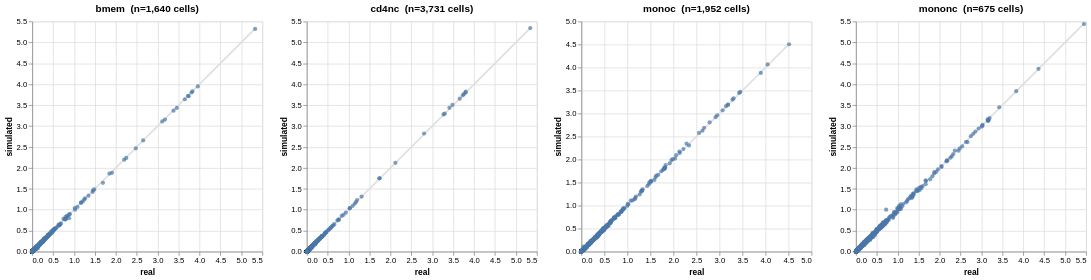

The code cell stored with this chart in its notebook:
### Markdown cell above
Let's ask the same question again. Let us ask the same question, restricted within specific cell types. This is useful for seeing whether any particular cells are more difficult to estimate than others (if that were the case, that would mean the interaction terms weren't working well).

### Code cell
def within(cell_type):
    keep = adata.obs["cell_type"] == cell_type
    return scd.compare_means(adata[keep], conditional[keep]).properties(
        title=f"{cell_type}  (n={int(keep.sum()):,} cells)")

alt.hconcat(*[within(t) for t in adata.obs["cell_type"].cat.categories])

### Figure 1 — Vega-Lite specification as saved in the notebook (floating-point values rounded to 4 significant figures; data arrays with more than 128 entries replaced by an {"elided": "..."} marker saying what was removed)
{"config": {"view": {"continuousWidth": 300, "continuousHeight": 300}}, "hconcat": [{"layer": [{"data": {"name": "data-1a084cab6c8cfbe4228d9f4090c282a5"}, "mark": {"type": "line", "color": "#dedede"}, "encoding": {"x": {"field": "real", "type": "quantitative"}, "y": {"field": "simulated", "type": "quantitative"}}}, {"data": {"name": "data-9c47d8577f81c2c257e9fc3e71eb9a47"}, "mark": {"type": "circle"}, "encoding": {"x": {"field": "real", "type": "quantitative"}, "y": {"field": "simulated", "type": "quantitative"}}}], "title": "bmem  (n=1,640 cells)"}, {"layer": [{"data": {"name": "data-ed3a8777da9164d75eac67b0443b409c"}, "mark": {"type": "line", "color": "#dedede"}, "encoding": {"x": {"field": "real", "type": "quantitative"}, "y": {"field": "simulated", "type": "quantitative"}}}, {"data": {"name": "data-0bd0be5b6fa0a427e2a0a1219cd4bdd4"}, "mark": {"type": "circle"}, "encoding": {"x": {"field": "real", "type": "quantitative"}, "y": {"field": "simulated", "type": "quantitative"}}}], "title": "cd4nc  (n=3,731 cells)"}, {"layer": [{"data": {"name": "data-15b82ce1cbb26ad23a8e7615c1b7f82c"}, "mark": {"type": "line", "color": "#dedede"}, "encoding": {"x": {"field": "real", "type": "quantitative"}, "y": {"field": "simulated", "type": "quantitative"}}}, {"data": {"name": "data-1aaa50bb9596c19823c9302df2d7d1a5"}, "mark": {"type": "circle"}, "encoding": {"x": {"field": "real", "type": "quantitative"}, "y": {"field": "simulated", "type": "quantitative"}}}], "title": "monoc  (n=1,952 cells)"}, {"layer": [{"data": {"name": "data-497f01b1ee5152f0052b807598e8bb56"}, "mark": {"type": "line", "color": "#dedede"}, "encoding": {"x": {"field": "real", "type": "quantitative"}, "y": {"field": "simulated", "type": "quantitative"}}}, {"data": {"name": "data-e71b58e96dd8552946875b4edf2fe637"}, "mark": {"type": "circle"}, "encoding": {"x": {"field": "real", "type": "quantitative"}, "y": {"field": "simulated", "type": "quantitative"}}}], "title": "mononc  (n=675 cells)"}], "$schema": "https://vega.github.io/schema/vega-lite/v6.1.0.json", "datasets": {"data-1a084cab6c8cfbe4228d9f4090c282a5": [{"real": 0.0, "simulated": 0.0}, {"real": 5.328, "simulated": 5.328}], "data-9c47d8577f81c2c257e9fc3e71eb9a47": {"elided": "977 records"}, "data-ed3a8777da9164d75eac67b0443b409c": [{"real": 0.0, "simulated": 0.0}, {"real": 5.341, "simulated": 5.341}], "data-0bd0be5b6fa0a427e2a0a1219cd4bdd4": {"elided": "977 records"}, "data-15b82ce1cbb26ad23a8e7615c1b7f82c": [{"real": 0.0, "simulated": 0.0}, {"real": 4.512, "simulated": 4.512}], "data-1aaa50bb9596c19823c9302df2d7d1a5": {"elided": "977 records"}, "data-497f01b1ee5152f0052b807598e8bb56": [{"real": 0.0, "simulated": 0.0}, {"real": 5.449, "simulated": 5.449}], "data-e71b58e96dd8552946875b4edf2fe637": {"elided": "977 records"}}}
